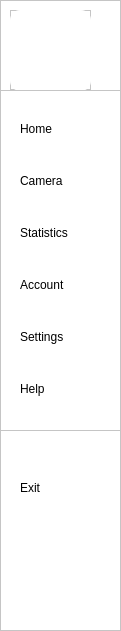
   <widget class="QFrame" name="frame_4">
    <property name="geometry">
     <rect>
      <x>0</x>
      <y>0</y>
      <width>121</width>
      <height>631</height>
     </rect>
    </property>
    <property name="styleSheet">
     <string notr="true">background-color: rgb(255, 255, 255);</string>
    </property>
    <property name="frameShape">
     <enum>QFrame::StyledPanel</enum>
    </property>
    <property name="frameShadow">
     <enum>QFrame::Raised</enum>
    </property>
    <widget class="QFrame" name="frame_2">
     <property name="geometry">
      <rect>
       <x>0</x>
       <y>90</y>
       <width>121</width>
       <height>341</height>
      </rect>
     </property>
     <property name="palette">
      <palette>
       <active>
        <colorrole role="WindowText">
         <brush brushstyle="SolidPattern">
          <color alpha="255">
           <red>221</red>
           <green>221</green>
           <blue>221</blue>
          </color>
         </brush>
        </colorrole>
        <colorrole role="Button">
         <brush brushstyle="SolidPattern">
          <color alpha="255">
           <red>255</red>
           <green>255</green>
           <blue>255</blue>
          </color>
         </brush>
        </colorrole>
        <colorrole role="Text">
         <brush brushstyle="SolidPattern">
          <color alpha="255">
           <red>221</red>
           <green>221</green>
           <blue>221</blue>
          </color>
         </brush>
        </colorrole>
        <colorrole role="ButtonText">
         <brush brushstyle="SolidPattern">
          <color alpha="255">
           <red>221</red>
           <green>221</green>
           <blue>221</blue>
          </color>
         </brush>
        </colorrole>
        <colorrole role="Base">
         <brush brushstyle="SolidPattern">
          <color alpha="255">
           <red>255</red>
           <green>255</green>
           <blue>255</blue>
          </color>
         </brush>
        </colorrole>
        <colorrole role="Window">
         <brush brushstyle="SolidPattern">
          <color alpha="255">
           <red>255</red>
           <green>255</green>
           <blue>255</blue>
          </color>
         </brush>
        </colorrole>
       </active>
       <inactive>
        <colorrole role="WindowText">
         <brush brushstyle="SolidPattern">
          <color alpha="255">
           <red>221</red>
           <green>221</green>
           <blue>221</blue>
          </color>
         </brush>
        </colorrole>
        <colorrole role="Button">
         <brush brushstyle="SolidPattern">
          <color alpha="255">
           <red>255</red>
           <green>255</green>
           <blue>255</blue>
          </color>
         </brush>
        </colorrole>
        <colorrole role="Text">
         <brush brushstyle="SolidPattern">
          <color alpha="255">
           <red>221</red>
           <green>221</green>
           <blue>221</blue>
          </color>
         </brush>
        </colorrole>
        <colorrole role="ButtonText">
         <brush brushstyle="SolidPattern">
          <color alpha="255">
           <red>221</red>
           <green>221</green>
           <blue>221</blue>
          </color>
         </brush>
        </colorrole>
        <colorrole role="Base">
         <brush brushstyle="SolidPattern">
          <color alpha="255">
           <red>255</red>
           <green>255</green>
           <blue>255</blue>
          </color>
         </brush>
        </colorrole>
        <colorrole role="Window">
         <brush brushstyle="SolidPattern">
          <color alpha="255">
           <red>255</red>
           <green>255</green>
           <blue>255</blue>
          </color>
         </brush>
        </colorrole>
       </inactive>
       <disabled>
        <colorrole role="WindowText">
         <brush brushstyle="SolidPattern">
          <color alpha="255">
           <red>221</red>
           <green>221</green>
           <blue>221</blue>
          </color>
         </brush>
        </colorrole>
        <colorrole role="Button">
         <brush brushstyle="SolidPattern">
          <color alpha="255">
           <red>255</red>
           <green>255</green>
           <blue>255</blue>
          </color>
         </brush>
        </colorrole>
        <colorrole role="Text">
         <brush brushstyle="SolidPattern">
          <color alpha="255">
           <red>221</red>
           <green>221</green>
           <blue>221</blue>
          </color>
         </brush>
        </colorrole>
        <colorrole role="ButtonText">
         <brush brushstyle="SolidPattern">
          <color alpha="255">
           <red>221</red>
           <green>221</green>
           <blue>221</blue>
          </color>
         </brush>
        </colorrole>
        <colorrole role="Base">
         <brush brushstyle="SolidPattern">
          <color alpha="255">
           <red>255</red>
           <green>255</green>
           <blue>255</blue>
          </color>
         </brush>
        </colorrole>
        <colorrole role="Window">
         <brush brushstyle="SolidPattern">
          <color alpha="255">
           <red>255</red>
           <green>255</green>
           <blue>255</blue>
          </color>
         </brush>
        </colorrole>
       </disabled>
      </palette>
     </property>
     <property name="styleSheet">
      <string notr="true"/>
     </property>
     <property name="frameShape">
      <enum>QFrame::StyledPanel</enum>
     </property>
     <property name="frameShadow">
      <enum>QFrame::Raised</enum>
     </property>
     <layout class="QVBoxLayout" name="verticalLayout">
      <item>
       <widget class="QPushButton" name="pushButton_1">
        <property name="styleSheet">
         <string notr="true">QPushButton {
	font: 10pt &quot;Segoe UI Emoji&quot;;
    border-radius: 10px;
    padding: 10px;
text-align: left
}
</string>
        </property>
        <property name="text">
         <string>Home</string>
        </property>
        <property name="icon">
         <iconset>
          <normaloff>../icons/home.png</normaloff>../icons/home.png</iconset>
        </property>
        <property name="autoDefault">
         <bool>false</bool>
        </property>
        <property name="default">
         <bool>false</bool>
        </property>
        <property name="flat">
         <bool>false</bool>
        </property>
       </widget>
      </item>
      <item>
       <widget class="QPushButton" name="pushButton_2">
        <property name="styleSheet">
         <string notr="true">QPushButton {
	
	font: 10pt &quot;Segoe UI Emoji&quot;;
    border-radius: 10px;
    padding: 10px;
text-align: left
}
</string>
        </property>
        <property name="text">
         <string>Camera</string>
        </property>
        <property name="icon">
         <iconset>
          <normaloff>../icons/cam.png</normaloff>../icons/cam.png</iconset>
        </property>
       </widget>
      </item>
      <item>
       <widget class="QPushButton" name="pushButton_3">
        <property name="styleSheet">
         <string notr="true">QPushButton {
font: 10pt &quot;Segoe UI Emoji&quot;;
    border-radius: 10px;
    padding: 10px;
text-align: left
}
</string>
        </property>
        <property name="text">
         <string>Statistics</string>
        </property>
        <property name="icon">
         <iconset>
          <normaloff>../icons/stats.png</normaloff>../icons/stats.png</iconset>
        </property>
       </widget>
      </item>
      <item>
       <widget class="QPushButton" name="pushButton_4">
        <property name="styleSheet">
         <string notr="true">QPushButton {
font: 10pt &quot;Segoe UI Emoji&quot;;
    border-radius: 10px;
    padding: 10px;
text-align: left
}
</string>
        </property>
        <property name="text">
         <string>Account</string>
        </property>
        <property name="icon">
         <iconset>
          <normaloff>../icons/acc.png</normaloff>../icons/acc.png</iconset>
        </property>
       </widget>
      </item>
      <item>
       <widget class="QPushButton" name="pushButton_5">
        <property name="styleSheet">
         <string notr="true">QPushButton {
font: 10pt &quot;Segoe UI Emoji&quot;;
    border-radius: 10px;
    padding: 10px;
text-align: left
}
</string>
        </property>
        <property name="text">
         <string>Settings</string>
        </property>
        <property name="icon">
         <iconset>
          <normaloff>../icons/settings.png</normaloff>../icons/settings.png</iconset>
        </property>
       </widget>
      </item>
      <item>
       <widget class="QPushButton" name="pushButton_6">
        <property name="styleSheet">
         <string notr="true">QPushButton {
font: 10pt &quot;Segoe UI Emoji&quot;;
    border-radius: 10px;
    padding: 10px;
text-align: left
}
</string>
        </property>
        <property name="text">
         <string>Help</string>
        </property>
        <property name="icon">
         <iconset>
          <normaloff>../icons/help.png</normaloff>../icons/help.png</iconset>
        </property>
       </widget>
      </item>
     </layout>
    </widget>
    <widget class="QFrame" name="frame_3">
     <property name="geometry">
      <rect>
       <x>10</x>
       <y>10</y>
       <width>81</width>
       <height>80</height>
      </rect>
     </property>
     <property name="frameShape">
      <enum>QFrame::StyledPanel</enum>
     </property>
     <property name="frameShadow">
      <enum>QFrame::Raised</enum>
     </property>
     <widget class="QPushButton" name="pushButton_8">
      <property name="geometry">
       <rect>
        <x>0</x>
        <y>0</y>
        <width>81</width>
        <height>81</height>
       </rect>
      </property>
      <property name="styleSheet">
       <string notr="true">QPushButton {
    border-radius: 10px;
    padding: 10px;
}</string>
      </property>
      <property name="text">
       <string/>
      </property>
      <property name="icon">
       <iconset>
        <normaloff>../icons/6488645.png</normaloff>../icons/6488645.png</iconset>
      </property>
      <property name="iconSize">
       <size>
        <width>180</width>
        <height>70</height>
       </size>
      </property>
     </widget>
    </widget>
    <widget class="QPushButton" name="pushButton_7">
     <property name="geometry">
      <rect>
       <x>10</x>
       <y>470</y>
       <width>101</width>
       <height>36</height>
      </rect>
     </property>
     <property name="styleSheet">
      <string notr="true">QPushButton {
font: 10pt &quot;Segoe UI Emoji&quot;;;
    border-radius: 10px;
    padding: 10px;
text-align: left
}
</string>
     </property>
     <property name="text">
      <string>Exit</string>
     </property>
     <property name="icon">
      <iconset>
       <normaloff>../icons/exit.png</normaloff>../icons/exit.png</iconset>
     </property>
    </widget>
   </widget>
